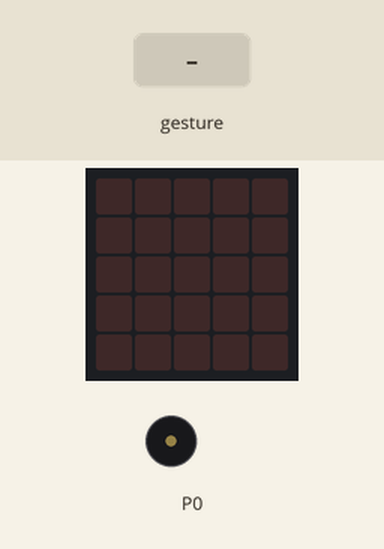
This program was run on a simulated BBC micro:bit (MakeCode). On the bench: the board's 5×5 LED display, buzzer (waves = sounding). The inputs (shaded band) are chosen by the test bench. Random numbers come from a fixed seed; a tilt is held for 1.5 s and a shake lasts 1 s, then the board lies face up again.

Above: at 1.2 s.
1.3 s: gesture 'shake'
At 1.9 s:
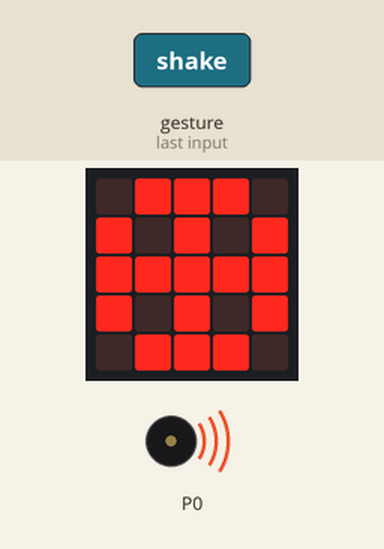
At 2.9 s:
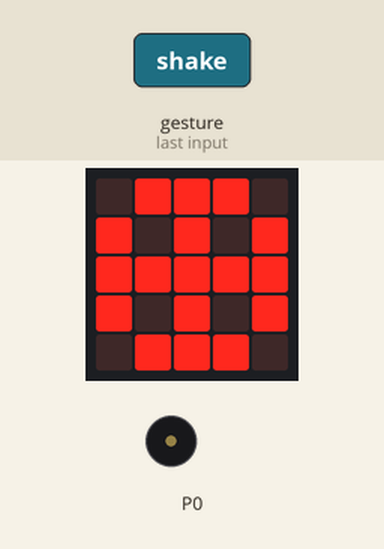
Timing chart, 0 to 4.4 s (numbered marks = the images above; inputs shaded):
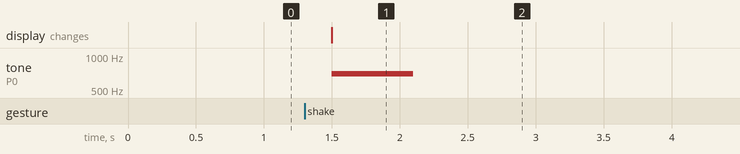

Measured:
- after the input at 1.3 s, tone on P0: silent → 698 Hz after 0.20 s, → silent 0.60 s later; the display: changes after 0.20 s (image 1)

The program:

main.ts
```typescript
let coin = 0
input.onGesture(Gesture.Shake, function () {
    music.ringTone(698)
    coin = randint(1, 2)
    if (coin == 1) {
        basic.showLeds(`
            . # # # .
            # . # . #
            # # # # #
            # . # . #
            . # # # .
            `)
    }
    if (coin == 2) {
        basic.showLeds(`
            . # # # .
            # . . . #
            # . # . #
            # . # . #
            . # # # .
            `)
    }
    basic.pause(200)
    music.stopAllSounds()
})
```

test.ts
```typescript
// aquí va el archivo "tests"; esto no se compilará cuando este paquete se utilice como una extensión.
```
